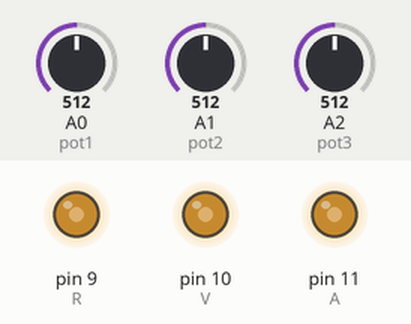
Simulated run of this sketch. Board: Arduino Uno, built with avr-gcc and run on an emulated ATmega328P. On the bench: output pins drawn as LEDs (lit = HIGH). The test bench sets the inputs (shaded band); at power-on: A0 (pot1) = 512, A1 (pot2) = 512, A2 (pot3) = 512.

Above: at 1.2 s.
1.3 s: A0 (pot1) set to 306
At 2.5 s:
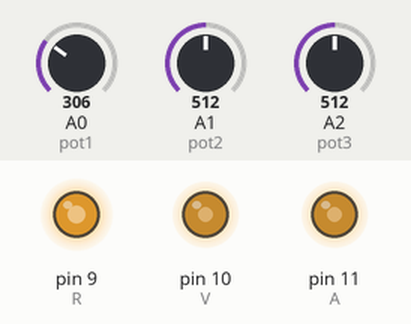
2.8 s: A1 (pot2) set to 306
At 3.9 s:
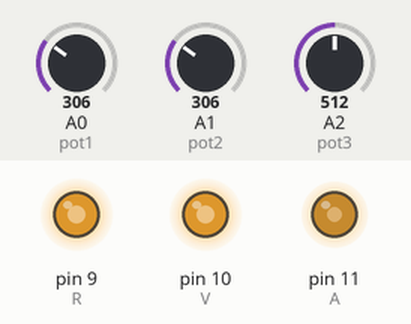
4.3 s: A2 (pot3) set to 306
At 5.0 s:
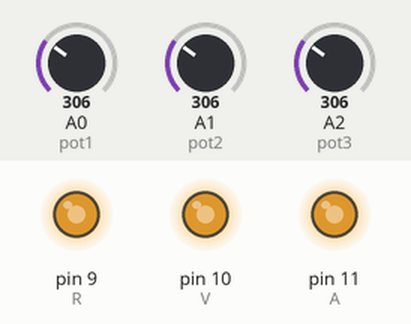
5.8 s: A0 (pot1) set to 122
At 6.2 s:
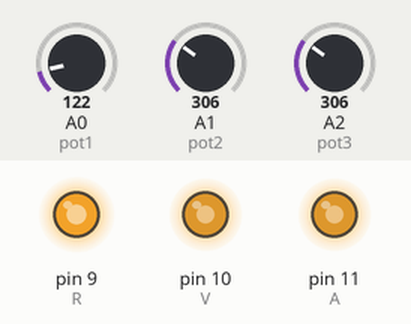
7.3 s: A1 (pot2) set to 122
At 8.5 s:
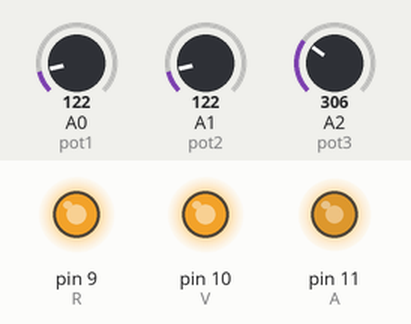
8.8 s: A2 (pot3) set to 122
At 9.6 s:
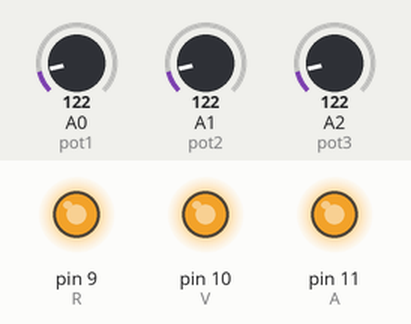
Timing chart, 0 to 11.3 s (numbered marks = the images above; inputs shaded):
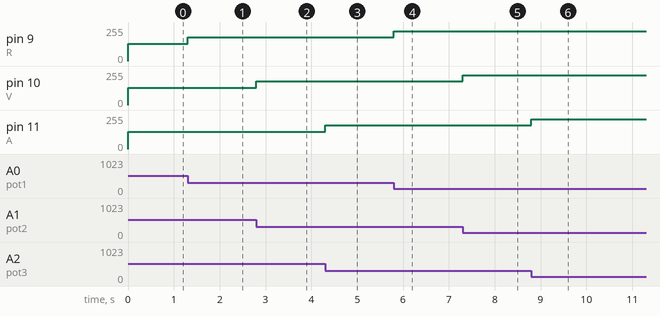

The sketch:

Codigo5.ino.ino
```cpp
int R = 9;
int V = 10;
int A = 11;

int pot1 = A0;
int pot2 = A1;
int pot3 = A2;

int sensor1 = 0;
int sensor2 = 0;
int sensor3 = 0;

float divisionR;
float divisionV;
float divisionA;

void setup() {
  pinMode(R,OUTPUT);
  pinMode(V,OUTPUT);
  pinMode(A,OUTPUT);
  Serial.begin(9600);
}

void loop() {
  float Constante = (float) 255/1023;
  sensor1 = analogRead(pot1);
  sensor2 = analogRead(pot2);
  sensor3 = analogRead(pot3);

  divisionR = Constante * sensor1;
  divisionV = Constante * sensor2;
  divisionA = Constante * sensor3;

  color(divisionR,divisionV,divisionA);
}

void color(int r, int v, int a) {
  analogWrite(R,255-r);
  analogWrite(V,255-v);
  analogWrite(A,255-a);
  ;
}
```

Measured:
- after the input at 1.3 s, pin 9 (R): 128/255 → 179/255 at once
- after the input at 2.8 s, pin 10 (V): 128/255 → 179/255 at once
- after the input at 4.3 s, pin 11 (A): 128/255 → 179/255 at once
- after the input at 5.8 s, pin 9 (R): 179/255 → 225/255 at once
- after the input at 7.3 s, pin 10 (V): 179/255 → 225/255 at once
- after the input at 8.8 s, pin 11 (A): 179/255 → 225/255 at once
